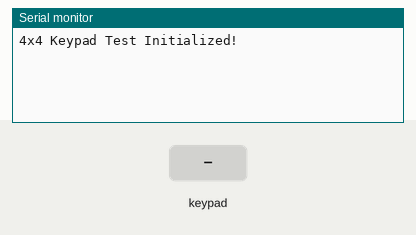
This sketch was run on a simulated ESP32. On the bench: the last lines printed to the serial monitor. Inputs (shaded band) come from the test bench.

Above: at 1.2 s.
1.3 s: key '1' pressed
At 2.0 s:
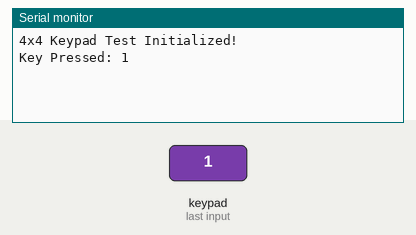
2.8 s: keypad keys 1 3 1 2 1 4 2 7 # pressed 0.4 s apart
At 6.5 s:
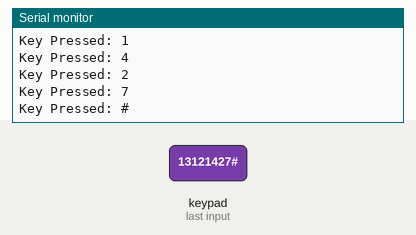
7.9 s: key 'A' pressed
At 9.1 s:
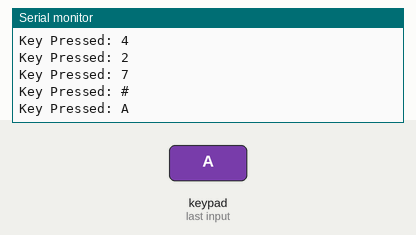
9.4 s: keypad keys 1 3 1 2 1 4 2 7 * pressed 0.4 s apart
At 13.1 s:
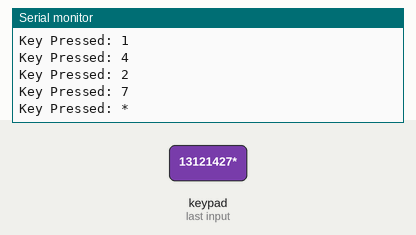
14.5 s: key 'B' pressed
At 15.4 s:
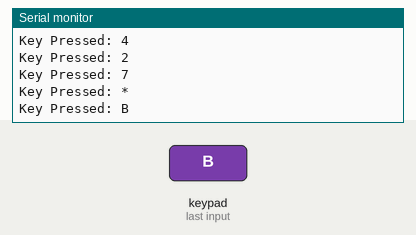
16.0 s: keypad keys 1 3 1 2 1 4 2 7 D pressed 0.4 s apart
At 20.4 s:
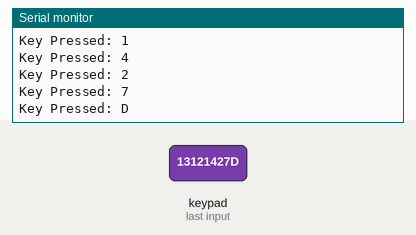
Timing chart, 0 to 21.9 s (numbered marks = the images above; inputs shaded):
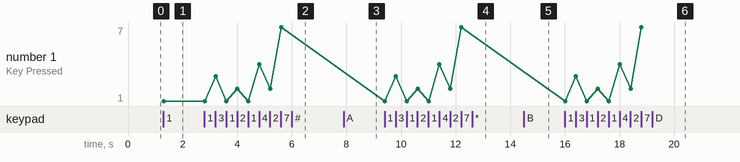

Measured:
- after the input at 1.3 s, the serial monitor: prints a new line at once (image 1)
- after the input at 2.8 s, the serial monitor: prints a new line after 0.41 s (image 2)
- after the input at 7.9 s, the serial monitor: prints a new line at once (image 3)
- after the input at 9.4 s, the serial monitor: prints a new line at once (image 4)
- after the input at 14.5 s, the serial monitor: prints a new line at once (image 5)
- after the input at 16.0 s, the serial monitor: prints a new line at once (image 6)
- plotted number 1: 1 → 7 after the input at 2.8 s

The sketch:

keypad_test_esp32.ino
```cpp
#include <Keypad.h>

const byte ROWS = 4; // Four rows
const byte COLS = 4; // Four columns

// Define the keymap (adjust if your keypad has a different layout)
char keys[ROWS][COLS] = {
  {'1', '2', '3', 'A'},
  {'4', '5', '6', 'B'},
  {'7', '8', '9', 'C'},
  {'*', '0', '#', 'D'}
};

// Define the row and column pins
byte rowPins[ROWS] = {13, 12, 14, 27}; // Connect to keypad row pins
byte colPins[COLS] = {26, 25, 33, 32}; // Connect to keypad column pins

// Initialize keypad object
Keypad keypad = Keypad(makeKeymap(keys), rowPins, colPins, ROWS, COLS);

void setup() {
  Serial.begin(115200); // Start serial communication
  Serial.println("4x4 Keypad Test Initialized!");
}

void loop() {
  char key = keypad.getKey(); // Read key press

  if (key) {
    Serial.print("Key Pressed: ");
    Serial.println(key);
  }
}
```
